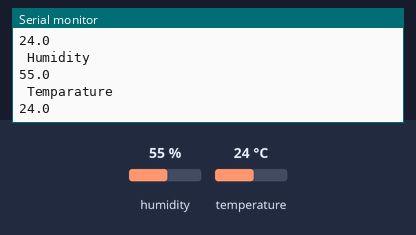
Bench run of a sketch on a simulated Arduino Uno, built with avr-gcc and run on an emulated ATmega328P. Parts: the last lines printed to the serial monitor. The inputs (shaded band) are chosen by the test bench; at power-on: humidity 55 %, temperature 24 °C.

Above: at 2.8 s.
2.9 s: humidity set to 22 %
At 5.3 s:
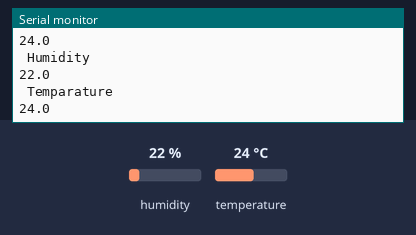
5.6 s: temperature set to 12 °C
At 6.7 s:
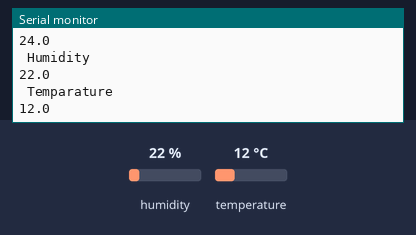
8.3 s: humidity set to 40 %
At 11.5 s:
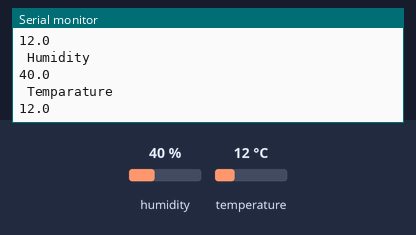
Timing chart, 0 to 13.0 s (numbered marks = the images above; inputs shaded):
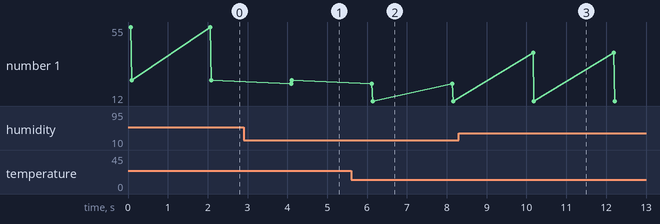

The sketch:

temperature.ino
```cpp
#include<dht.h>
dht DHT;

// if you require to change the pin number, Edit the pin with your arduino pin.

#define DHT11_PIN 2

void setup() {

Serial.begin(9600);

Serial.println("welcome to Techienest Humidity and temperature Detector"); }

void loop() { // READ DATA

int chk = DHT.read11(DHT11_PIN);

Serial.println(" Humidity " );

Serial.println(DHT.humidity, 1);

Serial.println(" Temparature ");

Serial.println(DHT.temperature, 1);

delay(2000);

}
```

Measured:
- after the input at 2.9 s, the serial monitor: prints a new line after 1.2 s (image 1)
- after the input at 5.6 s, the serial monitor: prints a new line after 0.54 s (image 2)
- after the input at 8.3 s, the serial monitor: prints a new line after 1.9 s (image 3)
- plotted number 1: 24 → 12 after the input at 5.6 s
